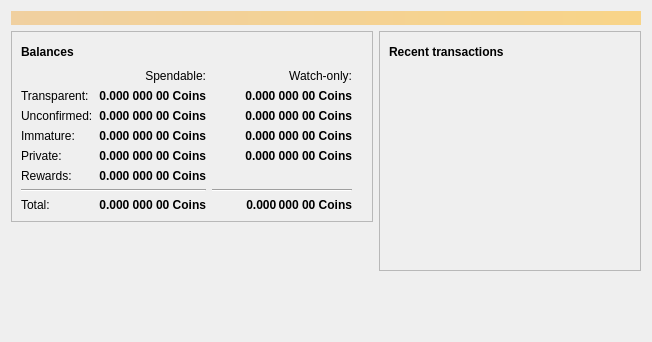
<?xml version="1.0" encoding="UTF-8"?>
<ui version="4.0">
 <class>OverviewPage</class>
 <widget class="QWidget" name="OverviewPage">
  <property name="geometry">
   <rect>
    <x>0</x>
    <y>0</y>
    <width>652</width>
    <height>342</height>
   </rect>
  </property>
  <property name="windowTitle">
   <string>Form</string>
  </property>
  <layout class="QGridLayout" name="gridLayout_2">
   <item row="1" column="0" colspan="2">
    <widget class="QFrame" name="frame">
     <property name="frameShape">
      <enum>QFrame::StyledPanel</enum>
     </property>
     <property name="frameShadow">
      <enum>QFrame::Raised</enum>
     </property>
     <layout class="QGridLayout" name="gridLayout">
      <item row="1" column="1">
       <widget class="QLabel" name="labelSpendable">
        <property name="text">
         <string>Spendable:</string>
        </property>
        <property name="alignment">
         <set>Qt::AlignRight|Qt::AlignTrailing|Qt::AlignVCenter</set>
        </property>
       </widget>
      </item>
      <item row="1" column="2">
       <widget class="QLabel" name="labelWatchonly">
        <property name="text">
         <string>Watch-only:</string>
        </property>
        <property name="alignment">
         <set>Qt::AlignRight|Qt::AlignTrailing|Qt::AlignVCenter</set>
        </property>
       </widget>
      </item>
      <item row="2" column="0">
       <widget class="QLabel" name="labelBalanceText">
        <property name="text">
         <string>Transparent:</string>
        </property>
       </widget>
      </item>
      <item row="2" column="1">
       <widget class="QLabel" name="labelBalance">
        <property name="font">
         <font>
          <weight>75</weight>
          <bold>true</bold>
         </font>
        </property>
        <property name="cursor">
         <cursorShape>IBeamCursor</cursorShape>
        </property>
        <property name="toolTip">
         <string>Your current spendable balance</string>
        </property>
        <property name="text">
         <string notr="true">0.000 000 00 Coins</string>
        </property>
        <property name="alignment">
         <set>Qt::AlignRight|Qt::AlignTrailing|Qt::AlignVCenter</set>
        </property>
        <property name="textInteractionFlags">
         <set>Qt::LinksAccessibleByMouse|Qt::TextSelectableByKeyboard|Qt::TextSelectableByMouse</set>
        </property>
       </widget>
      </item>
      <item row="2" column="2">
       <widget class="QLabel" name="labelWatchAvailable">
        <property name="font">
         <font>
          <weight>75</weight>
          <bold>true</bold>
         </font>
        </property>
        <property name="cursor">
         <cursorShape>IBeamCursor</cursorShape>
        </property>
        <property name="toolTip">
         <string>Your current balance in watch-only addresses</string>
        </property>
        <property name="text">
         <string notr="true">0.000 000 00 Coins</string>
        </property>
        <property name="alignment">
         <set>Qt::AlignRight|Qt::AlignTrailing|Qt::AlignVCenter</set>
        </property>
        <property name="textInteractionFlags">
         <set>Qt::LinksAccessibleByMouse|Qt::TextSelectableByKeyboard|Qt::TextSelectableByMouse</set>
        </property>
       </widget>
      </item>
      <item row="3" column="0">
       <widget class="QLabel" name="labelPendingText">
        <property name="text">
         <string>Unconfirmed:</string>
        </property>
        <property name="margin">
         <number>0</number>
        </property>
       </widget>
      </item>
      <item row="3" column="1">
       <widget class="QLabel" name="labelUnconfirmed">
        <property name="font">
         <font>
          <weight>75</weight>
          <bold>true</bold>
         </font>
        </property>
        <property name="cursor">
         <cursorShape>IBeamCursor</cursorShape>
        </property>
        <property name="toolTip">
         <string>Total of transactions that have yet to be confirmed, and do not yet count toward the spendable balance</string>
        </property>
        <property name="text">
         <string notr="true">0.000 000 00 Coins</string>
        </property>
        <property name="alignment">
         <set>Qt::AlignRight|Qt::AlignTrailing|Qt::AlignVCenter</set>
        </property>
        <property name="textInteractionFlags">
         <set>Qt::LinksAccessibleByMouse|Qt::TextSelectableByKeyboard|Qt::TextSelectableByMouse</set>
        </property>
       </widget>
      </item>
      <item row="3" column="2">
       <widget class="QLabel" name="labelWatchPending">
        <property name="font">
         <font>
          <weight>75</weight>
          <bold>true</bold>
         </font>
        </property>
        <property name="cursor">
         <cursorShape>IBeamCursor</cursorShape>
        </property>
        <property name="toolTip">
         <string>Unconfirmed transactions to watch-only addresses</string>
        </property>
        <property name="text">
         <string notr="true">0.000 000 00 Coins</string>
        </property>
        <property name="alignment">
         <set>Qt::AlignRight|Qt::AlignTrailing|Qt::AlignVCenter</set>
        </property>
        <property name="textInteractionFlags">
         <set>Qt::LinksAccessibleByMouse|Qt::TextSelectableByKeyboard|Qt::TextSelectableByMouse</set>
        </property>
       </widget>
      </item>
      <item row="3" column="3">
       <spacer name="horizontalSpacer_2">
        <property name="orientation">
         <enum>Qt::Horizontal</enum>
        </property>
        <property name="sizeType">
         <enum>QSizePolicy::Expanding</enum>
        </property>
        <property name="sizeHint" stdset="0">
         <size>
          <width>40</width>
          <height>13</height>
         </size>
        </property>
       </spacer>
      </item>
      <item row="4" column="0">
       <widget class="QLabel" name="labelImmatureText">
        <property name="text">
         <string>Immature:</string>
        </property>
       </widget>
      </item>
      <item row="4" column="1">
       <widget class="QLabel" name="labelImmature">
        <property name="font">
         <font>
          <weight>75</weight>
          <bold>true</bold>
         </font>
        </property>
        <property name="cursor">
         <cursorShape>IBeamCursor</cursorShape>
        </property>
        <property name="toolTip">
         <string>Mined balance that has not yet matured</string>
        </property>
        <property name="text">
         <string notr="true">0.000 000 00 Coins</string>
        </property>
        <property name="alignment">
         <set>Qt::AlignRight|Qt::AlignTrailing|Qt::AlignVCenter</set>
        </property>
        <property name="textInteractionFlags">
         <set>Qt::LinksAccessibleByMouse|Qt::TextSelectableByKeyboard|Qt::TextSelectableByMouse</set>
        </property>
       </widget>
      </item>
      <item row="4" column="2">
       <widget class="QLabel" name="labelWatchImmature">
        <property name="font">
         <font>
          <weight>75</weight>
          <bold>true</bold>
         </font>
        </property>
        <property name="cursor">
         <cursorShape>IBeamCursor</cursorShape>
        </property>
        <property name="toolTip">
         <string>Mined balance in watch-only addresses that has not yet matured</string>
        </property>
        <property name="text">
         <string notr="true">0.000 000 00 Coins</string>
        </property>
        <property name="alignment">
         <set>Qt::AlignRight|Qt::AlignTrailing|Qt::AlignVCenter</set>
        </property>
        <property name="textInteractionFlags">
         <set>Qt::LinksAccessibleByMouse|Qt::TextSelectableByKeyboard|Qt::TextSelectableByMouse</set>
        </property>
       </widget>
      </item>
      <item row="5" column="0">
       <widget class="QLabel" name="labelPrivateTotalText">
        <property name="mouseTracking">
         <bool>false</bool>
        </property>
        <property name="text">
         <string>Private:</string>
        </property>
        <property name="textFormat">
         <enum>Qt::AutoText</enum>
        </property>
       </widget>
      </item>
      <item row="5" column="1">
       <widget class="QLabel" name="labelPrivateBalance">
        <property name="font">
         <font>
          <weight>75</weight>
          <bold>true</bold>
         </font>
        </property>
        <property name="cursor">
         <cursorShape>IBeamCursor</cursorShape>
        </property>
        <property name="toolTip">
         <string>Your current private balance</string>
        </property>
        <property name="text">
         <string>0.000 000 00 Coins</string>
        </property>
        <property name="alignment">
         <set>Qt::AlignRight|Qt::AlignTrailing|Qt::AlignVCenter</set>
        </property>
        <property name="textInteractionFlags">
         <set>Qt::LinksAccessibleByMouse|Qt::TextSelectableByKeyboard|Qt::TextSelectableByMouse</set>
        </property>
       </widget>
      </item>
      <item row="5" column="2">
       <widget class="QLabel" name="labelPrivateWatchBalance">
        <property name="font">
         <font>
          <weight>75</weight>
          <bold>true</bold>
         </font>
        </property>
        <property name="cursor">
         <cursorShape>IBeamCursor</cursorShape>
        </property>
        <property name="toolTip">
         <string>Your current private balance</string>
        </property>
        <property name="text">
         <string>0.000 000 00 Coins</string>
        </property>
        <property name="alignment">
         <set>Qt::AlignRight|Qt::AlignTrailing|Qt::AlignVCenter</set>
        </property>
        <property name="textInteractionFlags">
         <set>Qt::LinksAccessibleByMouse|Qt::TextSelectableByKeyboard|Qt::TextSelectableByMouse</set>
        </property>
       </widget>
      </item>
      <item row="6" column="0">
       <widget class="QLabel" name="labelInterestTotalText">
        <property name="text">
         <string>Rewards:</string>
        </property>
       </widget>
      </item>
      <item row="6" column="1">
       <widget class="QLabel" name="labelInterestBalance">
        <property name="font">
         <font>
          <weight>75</weight>
          <bold>true</bold>
         </font>
        </property>
        <property name="cursor">
         <cursorShape>IBeamCursor</cursorShape>
        </property>
        <property name="toolTip">
         <string>Your current rewards (interest)</string>
        </property>
        <property name="text">
         <string>0.000 000 00 Coins</string>
        </property>
        <property name="alignment">
         <set>Qt::AlignRight|Qt::AlignTrailing|Qt::AlignVCenter</set>
        </property>
        <property name="textInteractionFlags">
         <set>Qt::LinksAccessibleByMouse|Qt::TextSelectableByKeyboard|Qt::TextSelectableByMouse</set>
        </property>
       </widget>
      </item>
      <item row="7" column="0" colspan="2">
       <widget class="Line" name="line">
        <property name="orientation">
         <enum>Qt::Horizontal</enum>
        </property>
       </widget>
      </item>
      <item row="7" column="2">
       <widget class="Line" name="lineWatchBalance">
        <property name="sizePolicy">
         <sizepolicy hsizetype="Preferred" vsizetype="Fixed">
          <horstretch>0</horstretch>
          <verstretch>0</verstretch>
         </sizepolicy>
        </property>
        <property name="minimumSize">
         <size>
          <width>140</width>
          <height>0</height>
         </size>
        </property>
        <property name="orientation">
         <enum>Qt::Horizontal</enum>
        </property>
       </widget>
      </item>
      <item row="8" column="0">
       <widget class="QLabel" name="labelTotalText">
        <property name="text">
         <string>Total:</string>
        </property>
       </widget>
      </item>
      <item row="8" column="1">
       <widget class="QLabel" name="labelTotal">
        <property name="font">
         <font>
          <weight>75</weight>
          <bold>true</bold>
         </font>
        </property>
        <property name="cursor">
         <cursorShape>IBeamCursor</cursorShape>
        </property>
        <property name="toolTip">
         <string>Your current total balance</string>
        </property>
        <property name="text">
         <string notr="true">0.000 000 00 Coins</string>
        </property>
        <property name="alignment">
         <set>Qt::AlignRight|Qt::AlignTrailing|Qt::AlignVCenter</set>
        </property>
        <property name="textInteractionFlags">
         <set>Qt::LinksAccessibleByMouse|Qt::TextSelectableByKeyboard|Qt::TextSelectableByMouse</set>
        </property>
       </widget>
      </item>
      <item row="8" column="2">
       <widget class="QLabel" name="labelWatchTotal">
        <property name="font">
         <font>
          <weight>75</weight>
          <bold>true</bold>
         </font>
        </property>
        <property name="cursor">
         <cursorShape>IBeamCursor</cursorShape>
        </property>
        <property name="toolTip">
         <string>Current total balance in watch-only addresses</string>
        </property>
        <property name="text">
         <string notr="true">0.000 000 00 Coins</string>
        </property>
        <property name="alignment">
         <set>Qt::AlignRight|Qt::AlignTrailing|Qt::AlignVCenter</set>
        </property>
        <property name="textInteractionFlags">
         <set>Qt::LinksAccessibleByMouse|Qt::TextSelectableByKeyboard|Qt::TextSelectableByMouse</set>
        </property>
       </widget>
      </item>
      <item row="0" column="0" colspan="3">
       <layout class="QHBoxLayout" name="horizontalLayout_4">
        <item>
         <widget class="QLabel" name="label_6">
          <property name="font">
           <font>
            <weight>75</weight>
            <bold>true</bold>
           </font>
          </property>
          <property name="text">
           <string>Balances</string>
          </property>
         </widget>
        </item>
        <item>
         <widget class="QPushButton" name="labelWalletStatus">
          <property name="enabled">
           <bool>true</bool>
          </property>
          <property name="maximumSize">
           <size>
            <width>30</width>
            <height>16777215</height>
           </size>
          </property>
          <property name="toolTip">
           <string>The displayed information may be out of date. Your wallet automatically synchronizes with the Zero network after a connection is established, but this process has not completed yet.</string>
          </property>
          <property name="text">
           <string/>
          </property>
          <property name="icon">
           <iconset resource="../zero.qrc">
            <normaloff>:/icons/warning</normaloff>
            <disabledoff>:/icons/warning</disabledoff>:/icons/warning</iconset>
          </property>
          <property name="iconSize">
           <size>
            <width>24</width>
            <height>24</height>
           </size>
          </property>
          <property name="flat">
           <bool>true</bool>
          </property>
         </widget>
        </item>
        <item>
         <spacer name="horizontalSpacer_4">
          <property name="orientation">
           <enum>Qt::Horizontal</enum>
          </property>
          <property name="sizeHint" stdset="0">
           <size>
            <width>40</width>
            <height>20</height>
           </size>
          </property>
         </spacer>
        </item>
       </layout>
      </item>
     </layout>
    </widget>
   </item>
   <item row="1" column="2" rowspan="2">
    <layout class="QVBoxLayout" name="verticalLayout_3">
     <item>
      <widget class="QFrame" name="frame_2">
       <property name="frameShape">
        <enum>QFrame::StyledPanel</enum>
       </property>
       <property name="frameShadow">
        <enum>QFrame::Raised</enum>
       </property>
       <layout class="QVBoxLayout" name="verticalLayout">
        <item>
         <layout class="QHBoxLayout" name="horizontalLayout_2">
          <item>
           <widget class="QLabel" name="label_4">
            <property name="font">
             <font>
              <weight>75</weight>
              <bold>true</bold>
             </font>
            </property>
            <property name="text">
             <string>Recent transactions</string>
            </property>
           </widget>
          </item>
          <item>
           <widget class="QPushButton" name="labelTransactionsStatus">
            <property name="enabled">
             <bool>true</bool>
            </property>
            <property name="maximumSize">
             <size>
              <width>30</width>
              <height>16777215</height>
             </size>
            </property>
            <property name="toolTip">
             <string>The displayed information may be out of date. Your wallet automatically synchronizes with the Zero network after a connection is established, but this process has not completed yet.</string>
            </property>
            <property name="text">
             <string/>
            </property>
            <property name="icon">
             <iconset resource="../zero.qrc">
              <normaloff>:/icons/warning</normaloff>
              <disabledoff>:/icons/warning</disabledoff>:/icons/warning</iconset>
            </property>
            <property name="iconSize">
             <size>
              <width>24</width>
              <height>24</height>
             </size>
            </property>
            <property name="flat">
             <bool>true</bool>
            </property>
           </widget>
          </item>
          <item>
           <spacer name="horizontalSpacer">
            <property name="orientation">
             <enum>Qt::Horizontal</enum>
            </property>
            <property name="sizeHint" stdset="0">
             <size>
              <width>40</width>
              <height>20</height>
             </size>
            </property>
           </spacer>
          </item>
         </layout>
        </item>
        <item>
         <widget class="QListView" name="listTransactions">
          <property name="styleSheet">
           <string notr="true">QListView { background: transparent; }</string>
          </property>
          <property name="frameShape">
           <enum>QFrame::NoFrame</enum>
          </property>
          <property name="verticalScrollBarPolicy">
           <enum>Qt::ScrollBarAlwaysOff</enum>
          </property>
          <property name="horizontalScrollBarPolicy">
           <enum>Qt::ScrollBarAlwaysOff</enum>
          </property>
          <property name="selectionMode">
           <enum>QAbstractItemView::NoSelection</enum>
          </property>
         </widget>
        </item>
       </layout>
      </widget>
     </item>
     <item>
      <spacer name="verticalSpacer_2">
       <property name="orientation">
        <enum>Qt::Vertical</enum>
       </property>
       <property name="sizeHint" stdset="0">
        <size>
         <width>20</width>
         <height>40</height>
        </size>
       </property>
      </spacer>
     </item>
    </layout>
   </item>
   <item row="2" column="1">
    <spacer name="verticalSpacer">
     <property name="orientation">
      <enum>Qt::Vertical</enum>
     </property>
     <property name="sizeHint" stdset="0">
      <size>
       <width>20</width>
       <height>40</height>
      </size>
     </property>
    </spacer>
   </item>
   <item row="0" column="0" colspan="3">
    <widget class="QLabel" name="labelAlerts">
     <property name="visible">
      <bool>true</bool>
     </property>
     <property name="styleSheet">
      <string notr="true">QLabel { background-color: qlineargradient(x1: 0, y1: 0, x2: 1, y2: 0, stop:0 #F0D0A0, stop:1 #F8D488); color:#000000; }</string>
     </property>
     <property name="wordWrap">
      <bool>true</bool>
     </property>
     <property name="margin">
      <number>3</number>
     </property>
     <property name="textInteractionFlags">
      <set>Qt::TextSelectableByMouse</set>
     </property>
    </widget>
   </item>
  </layout>
 </widget>
 <resources>
  <include location="../zero.qrc"/>
 </resources>
 <connections/>
</ui>
